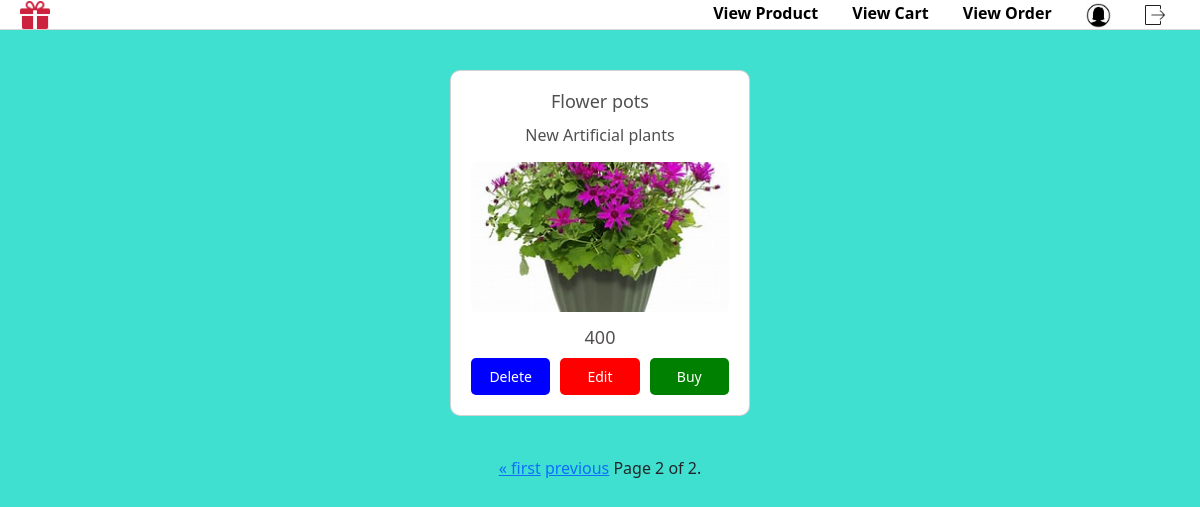
The app's page /viewcart?page=2 (signed in) with its own data.
### app/models.py (models this page shows)
class Cart(models.Model):
    product_id=models.ForeignKey(Product,on_delete=models.CASCADE)
    user_id=models.ForeignKey(User,on_delete=models.CASCADE)
    quantity=models.IntegerField(default=1,null=True,blank=True)

class Product(models.Model):
    product_id=models.ForeignKey(Company,on_delete=models.CASCADE)
    name=models.CharField(max_length=100)
    image=models.FileField(upload_to='media')
    description=models.CharField(max_length=100)
    price=models.IntegerField()
    catogory=models.CharField(null=True,blank=True,max_length=100)

### app/views.py (the view)
# urls.py: path('viewcart',views.viewcart,name='viewcart'),
def viewcart(request):
    user = User.objects.get( user_id=request.user.id)
    data= Cart.objects.filter(user_id=user)
    items_per_page=2
    paginator=Paginator(data,items_per_page)
    page=request.GET.get('page',1)
    try:
        data=paginator.page(page)
    except PageNotAnInteger:
        data=paginator.page(1)
    except EmptyPage:
        data=paginator.page(paginator.num_pages)
    context={
        'data':data
    }
    return render(request, 'viewcart.html',context)

### templates/viewcart.html (shortened to what this page needs)
{% extends 'userproductview.html' %}
{% block content %}
</head>
<body>
    <div class="container">
        {% for i in data %}
        <div class="card">
            <h2>{{ i.product_id.name }}</h2>
            <p>{{ i.product_id.description }}</p>
            <img class="image" src="{{ i.product_id.image.url }}" alt="" height="100px" width="100px">
            <h2>{{i.product_id.price}}</h2>
            <div class="buttons">
               <a href="{% url 'deletecart' id=i.id %}" class="btn-delete">Delete</a>
               <a href="{% url 'editcart' id=i.id %}" class="btn-edit">Edit</a>
               <a href="{% url 'buyproduct' id=i.id %}" class="btn-buy">Buy</a>
            </div>
        </div>
        {% endfor %}
    </div>
    <div>
        <span>
          {% if data.has_previous %}
            <a href="?page=1">&laquo; first</a>
            <a href="?page={{ data.previous_page_number }}">previous</a>
          {% endif %}
          <span class="current">Page {{ data.number }} of {{ data.paginator.num_pages }}.</span>
        </span>
    </div>
{% endblock %}

### templates/userproductview.html (style rules this page uses)
body { padding: 0; margin: 0; }
.container { display: flex; flex-wrap: wrap; justify-content: center; gap: 20px; margin: 20px auto; }
.card { position: relative; border-radius: 10px; width: 250px; padding: 20px; text-align: center; overflow: hidden; }
.card img { width: 100%; height: 150px; object-fit: cover; border-radius: 8px; margin-bottom: 15px; }
.card h2 { font-size: 18px; margin-bottom: 10px; color: black; }
.buttons { display: flex; justify-content: space-between; gap: 10px; }

### templates/viewcart.html (style rules this page uses)
* { margin: 0; padding: 0; box-sizing: border-box; }
body { background-color: turquoise; display: flex; justify-content: center; align-items: center; flex-direction: column; }
.container { display: flex; flex-wrap: wrap; gap: 20px; justify-content: center; padding: 20px; }
.card { background-color: white; border-radius: 10px; width: 300px; padding: 20px; text-align: center; }
.image { width: 100%; height: auto; max-height: 200px; object-fit: cover; border-radius: 10px; margin-bottom: 15px; }
.card h2 { margin-bottom: 10px; color: rgb(82,79,79); }
.card p { color: rgb(82, 79, 79); margin-bottom: 15px; }
.buttons { display: flex; justify-content: space-between; gap: 10px; }
.btn-delete { flex: 1; text-decoration: none; color: white; background-color: blue; padding: 8px; text-align: center; border-radius: 5px; font-size: 14px; }
.btn-edit { flex: 1; text-decoration: none; color: white; background-color: red; padding: 8px; text-align: center; border-radius: 5px; font-size: 14px; }
.btn-buy { flex: 1; text-decoration: none; color: white; background-color: green; padding: 8px; text-align: center; border-radius: 5px; font-size: 14px; }

### records on screen
Cart: product_id.name "Flower pots", product_id.description "New Artificial plants", product_id.image (picture), product_id.price "400"

### other values on screen
{{ data.number }} "2"
{{ data.paginator.num_pages }} "2"
